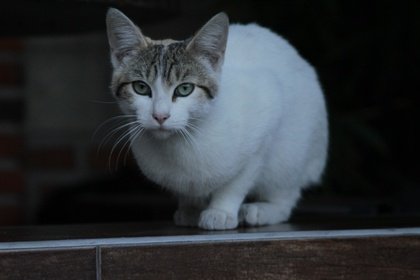
%> input picture img/GATO.jpg, 420 x 280 px, shrunk from 1280 x 853 before the run
$ octave OTSU.m   (GNU Octave 9; MATLAB toolbox functions it lacks are replaced by stand-ins)
%> lines starting %> are read from the running program, lines starting %| are printed output that depends on the picture; in (x1, y1, x2, y2) boxes, pixels count from 0 and x2, y2 are one past the last pixel; in counts of white or black regions, pixels touching at a corner belong together; the program's own positions count from 1
%{
--------------------OTSU-----------------------------
%}
clc,clear all, close all;%Ayuda a limpiar todos los datos
imag=imread('./img/GATO.jpg');%Lee la imagen original
%> imag is the input picture: size 280x420x3 uint8; mean R, G, B 46.4, 50.9, 54.6
[fil,col,capa]=size(imag);%asignar numero de filas, columnas y capa con respecto a la imagen original
%> fil = 280; col = 420; capa = 3
%% Creación del historgrama
%{
Con este if se busca convertir la imagen a escala de grises dependiendo de
la capa
%}
if capa==3
    ima=colorgris(imag);
%> after the loop in colorgris, `for i = 1:TAM(1)`:
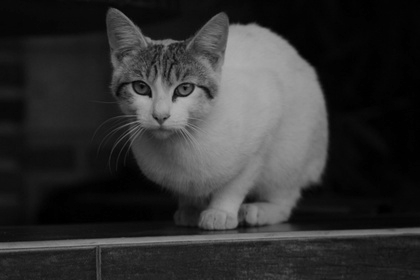
%> imagenengris: size 280x420 double; min 0, max 177.2, mean 50
end
histograma=zeros(1,256);%El espacio que se mostrara en el histograma
%{
Con este for se sacara el histograma tomando como base la imagen a escala
de grises
%}
for i=1:fil
    for j=1:col
        valor=double(ima(i,j));
        histograma(1,valor+1)=(histograma(1,valor+1)+1);
    end
end
%> after the loop, histograma = 256 values, max 7032 at index 4, min 0 at index 179, mean 459.4

histograma = histograma/(fil*col); %En esta linea se normaliza el histograma
%> histograma = 256 values, max 0.0598 at index 4, min 0 at index 179, mean 0.00391
%% Suma de probabilidad y Media acumulativa
P = zeros(1,256); %Se declara un vector para guardar las sumas acumulativas
m = zeros(1,256); %Se declara un vector para guardar la medias
for k=1:256 %Este for recorre todos los valores de k
    for d = 1:k %Este for controla hasta que valor de k se calcula
        P(1,k) = histograma(1,d)+P(1,k);   %Calculo de la probabilidad para cada k
        m(1,k) = histograma(1,d)*d + m(1,k); %Calculo de la media para cada k
    end
end
%> after the loop, P = 256 values from 5.1e-05 to 1; m = 256 values from 5.1e-05 to 50.93
%% Media global
mG =0;
for k=1:256
    mG = mG+k*histograma(1,k);
end
%> this loop made 256 passes
%> mG on passes 1 to 3: 5.1e-05, 0.00874, 0.15
%> after the loop, mG = 50.93
%% Vaianza
sigma = zeros(1,256);
for k=1:256
sigma(1,k) = ((mG*P(1,k) - m(1,k))^2)/(P(1,k)*(1-P(1,k))); %Esta es la función que se debe maximizar para encontrar el limite
end
%> after the loop, sigma = 256 values, max 2176 at index 74, min -9.09e-13 at index 178, mean 1012.2

[M,limite]= max(sigma,[],'all','linear'); %Se obtiene el valor de 'k' para el cual la función sigma es máxima
%> M = 2176; limite = 74

%% Segmentación
imaOTSU = zeros(fil,col); %Se crea una imagen vacia con las mismas dimenciones de la imagen original
imaOTSU = umbral(ima,limite); %Se utiliza la función de umbralizar para binarizar con base al valor de k para el cual la función sigma es máxima
%% Despliegue de imagenes
figure
subplot(2,2,1),imshow(uint8(ima)),title('Imágen a Grises');%Se muestra la Imágen a Grises
subplot(2,2,2), bar(histograma),title('Histograma');%Se muestra el Histograma
subplot(2,2,3), imshow(uint8(imaOTSU)),title('Imágen Otsu');%Se muestra la Imágen binarizada
%% Funciones
function imagenengris = colorgris(imagencolor)
%{
Esta función toma como argumento una imagen en formato RGB
la transforma a grises de acuerdo al estadar NTSC y la devuelve
como salida
%}
ima = imagencolor; %Asigna la imagen a una variable interna en la función
TAM = size(ima); % Se obtiene el tambaño del la imagen
for i = 1:TAM(1) % Crea un ciclo for para iterar sobre la altura
    for j = 1:TAM(2) %Crea un ciclo for para iterar sobre el ancho
        %Crea un vector con los 3 niveles RGB para un pixel
        vector= [ima(i,j,1),ima(i,j,2),ima(i,j,3)];
        %Multiplica el vector RBG por los factores de conversión estandar
        % del NTSC y se lo asigna a una nueva imagen en la misma posición
        % de la imagen original
        imagenengris(i,j) = double(vector)*[0.299;0.587;0.114];

    end
end
% Convierte la matriz obtenida por los for en formato sin signo de 8 bits
imagenengris = uint8(imagenengris);

end

function umbra = umbral(imag,nivel)
%> called with nivel = 74
%{
Esta función toma una imagen la convierte a niveles de gris y compara pixel
por pixel si el nivel es superior que un nivel de interes introducido por
el usuario, en caso de serlo le asigna el valor maximo de nivel de gris en
caso comtrario le asigna el valor minimo.
%}

umbra = imag;
TAM = size(imag);  % Se obtiene el tambaño del la imagen
%> TAM = [280 420]

for i = 1:TAM(1) % Crea un ciclo for para iterar sobre la altura
    for j = 1:TAM(2) %Crea un ciclo for para iterar sobre el ancho
        %Se comprueba si el pixel tiene un nivel de gris mayor
        %que el umbral de interes
        if  umbra(i,j) > nivel
            %En caso de estar sobre el umbral de interes se le asigna el
            %valor maximo de nivel de gris
            umbra(i,j) = 255;
        else
            %En caso de no estar sobre el umbral de interes se le asigna el
            %valor minimo de nivel de gris
            umbra(i,j) = 0;
        end
    end
end
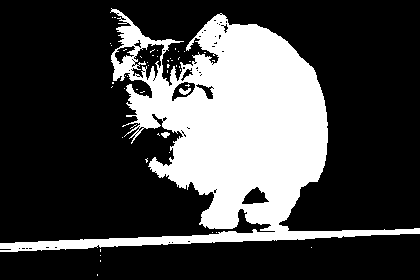
%> umbra: size 280x420 uint8; 27.1% white; 50 white regions (47 under 20 px), largest, box (x1, y1, x2, y2) and area: (0, 8, 420, 252) 31654, (179, 88, 191, 95) 52, (161, 132, 170, 138) 36
%> `title('Imágen Otsu')`:
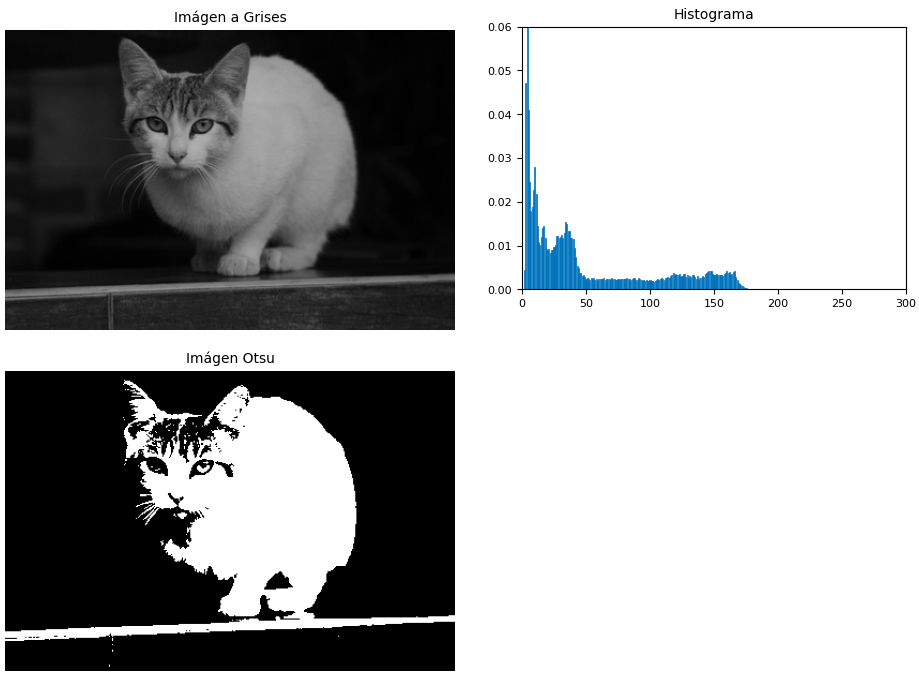
%> figure redrawn from the program's plot data, 3 panels


end

$ run again, with img/flor.jpeg copied over img/GATO.jpg
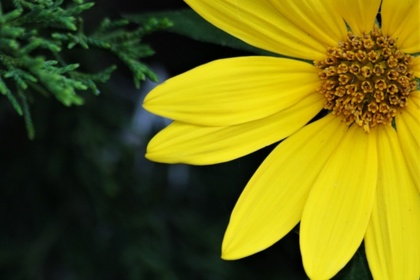
%> input picture img/flor.jpeg, 420 x 280 px, shrunk from 615 x 410 before the run
%> imag is the input picture: size 280x420x3 uint8; mean R, G, B 107.5, 104.1, 19.2
%> after the loop `for i=1:fil`: histograma = 256 values, max 3269 at index 16, min 0 at index 223, mean 459.4
%> `histograma = histograma/(fil*col);`: histograma = 256 values, max 0.0278 at index 16, min 0 at index 223, mean 0.00391
%> after the loop `for k=1:256`: P = 256 values from 0.000111 to 1; m = 256 values from 0.000111 to 96.47
%> the loop `for k=1:256` made 256 passes
%> mG on passes 1 to 3: 0.000111, 0.00232, 0.00867
%> after the loop `for k=1:256`: mG = 96.47
%> after the loop `for k=1:256`: sigma = 256 values, max 5705.1 at index 106, min -3.64e-12 at index 222, mean 3565.4
%> M = 5705.1; limite = 106
%> after the loop in umbral, `for i = 1:TAM(1)`:
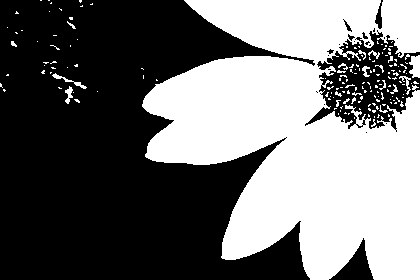
%> umbra: size 280x420 uint8; 43.6% white; 166 white regions (150 under 20 px), largest, box (x1, y1, x2, y2) and area: (142, 0, 420, 280) 49659, (409, 55, 420, 78) 191, (52, 73, 87, 89) 103
%> `title('Imágen Otsu')`:
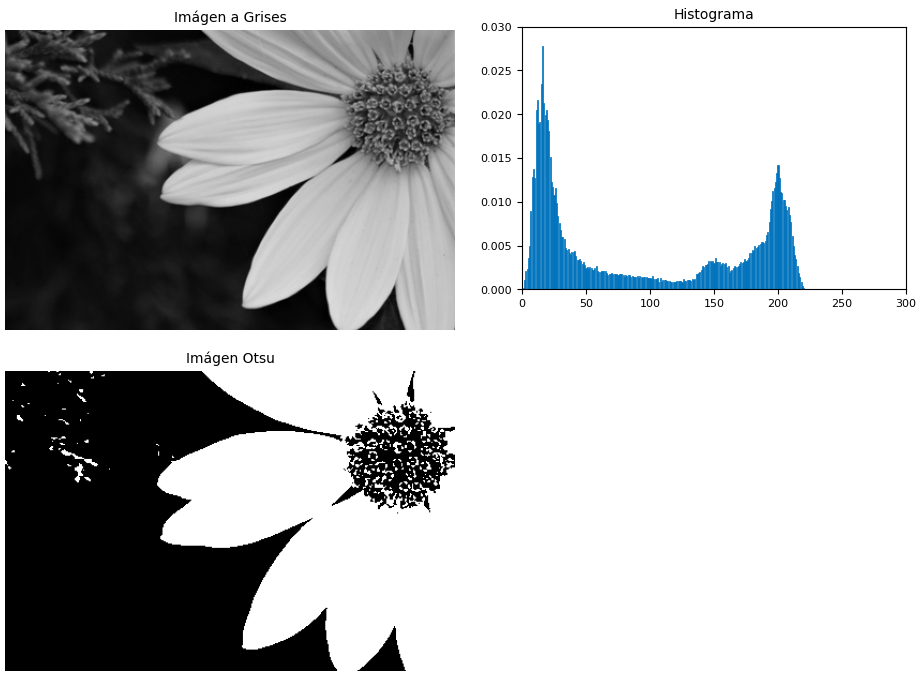
%> figure redrawn from the program's plot data, 3 panels
